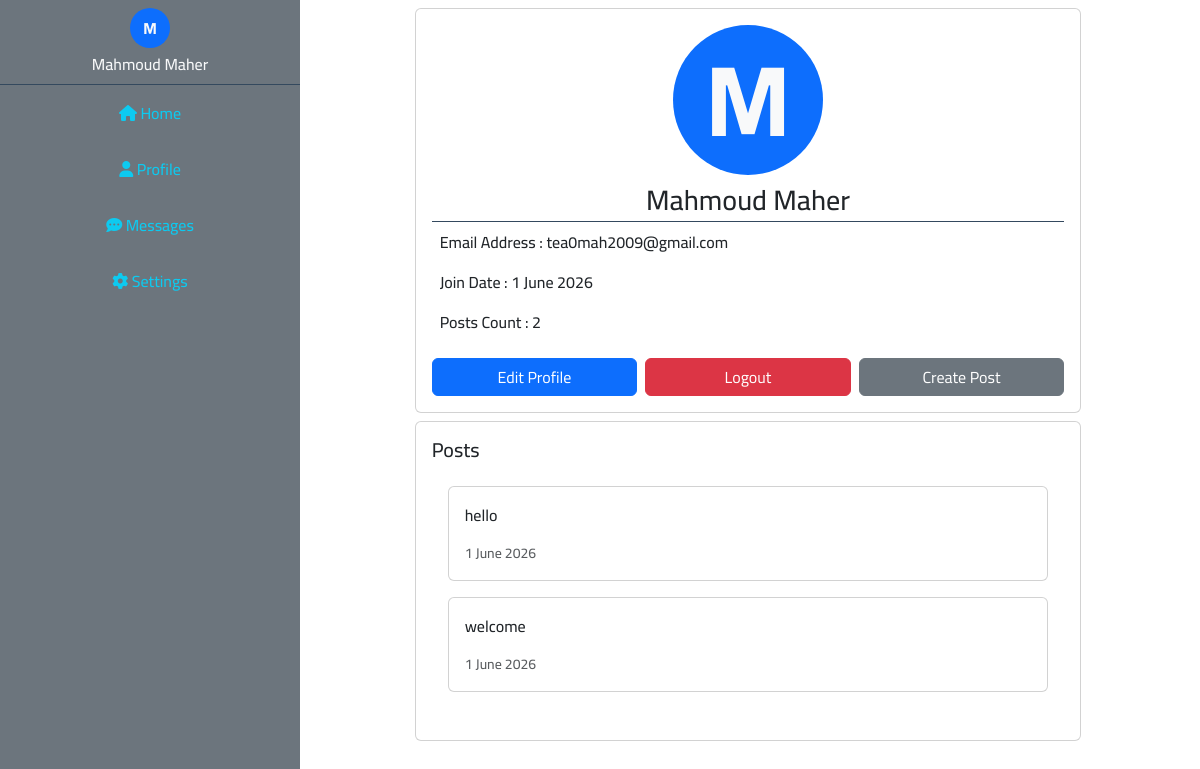
The app's page /profile.php (signed in) with its own data.
### tables this page shows
CREATE TABLE `users` (
  `id` int(11) NOT NULL,
  `name` varchar(255) NOT NULL,
  `email` varchar(255) NOT NULL,
  `password` varchar(255) NOT NULL,
  `created-at` date NOT NULL DEFAULT current_timestamp()
);

CREATE TABLE `posts` (
  `id` int(11) NOT NULL,
  `user-id` int(11) NOT NULL,
  `content` varchar(255) NOT NULL,
  `created-at` date NOT NULL DEFAULT current_timestamp()
);

### include/lang/en.php (called while the page is built, shortened)
<?php
function lang($word)
{
    return $lang[$word];
}
?>

### profile.php (the view, shortened to what this page needs)
<?php
include "initials.php";
if (isset($_SESSION["email"])) {
    $stmt = $con->prepare("
        SELECT *
        FROM users
        WHERE email = ?
    ");
    $stmt->execute([$_SESSION["email"]]);
    $user = $stmt->fetch(PDO::FETCH_ASSOC);
    $date = date("j F Y", strtotime($user['created-at']));
    $stmt = $con->prepare("
        SELECT COUNT(*) AS total_posts
FROM posts
WHERE `user-id` = (
    SELECT id
    FROM users
    WHERE email = ?
);
    ");
    $stmt->execute([$_SESSION["email"]]);
    $postCount = $stmt->fetch(PDO::FETCH_ASSOC);
    ?>
    <div class="row pt-6 p-md-2 m-0">
        <div class="d-none d-md-block col-lg-4 col-md-5">
        </div>
        <div class="col-12 col-lg-7 col-md-6">
            <div class="p-3 card">
                <div class="profile-info">
                    <div class="
                        profile-avatar
                        text-light
                        text-capitalize
                        mb-1
                        mx-auto
                        bg-primary
                        rounded-circle
                        d-flex
                        justify-content-center
                        align-items-center
                        fw-bolder
                    "><?= $user['name'][0] ?></div>
                    <div class="text-dark fs-3 text-capitalize"><?= $user['name'] ?></div>
                </div>
                <div class="p-2 info">
                    <p><span> <?= lang('INPUT_EMAIL') ?> : </span> <?= $user['email'] ?></p>
                    <p><span> <?= lang('PR_JOIN_DATE') ?> : </span><span class="d-inline-block"
                            style="direction: ltr !important"><?= $date ?></span></p>
                    <p><span> <?= lang('PR_POST_COUNT') ?> : </span><?= $postCount['total_posts'] ?></p>
                </div>
                <div class="contro d-flex justify-content-between gap-2">
                    <a href="settings.php" class="btn btn-primary w-100"><?= lang('PR_EDIT_PROFILE') ?></a>
                    <a href="logout.php" class="btn btn-danger w-100"><?= lang('PR_LOGOUT') ?></a>
                    <a href="home.php?page=addPost" class="btn btn-secondary w-100"><?= lang('PR_CREATE_POST') ?></a>
                </div>
            </div>
            <div class="card p-3 my-2">
                <h5 class="card-title"><?= lang('PR_POSTS') ?></h5>
                <div class="card-body">
                    <?php
                    $stmt = $con->prepare("
                        SELECT *
                        FROM posts
                        WHERE `user-id` = (
                            SELECT id
                            FROM users
                            WHERE email = ?
                        )
                        ORDER BY `created-at` DESC
                    ");
                    $stmt->execute([$_SESSION["email"]]);
                    $posts = $stmt->fetchAll(PDO::FETCH_ASSOC);
                    if (count($posts) > 0) {
                        foreach ($posts as $post) {
                            ?>
                            <div class="card mb-3">
                                <div class="card-body">
                                    <p class="text-post"><?= $post['content'] ?></p>
                                    <p class="text-muted text-end mb-0 d-inline-block"
                                        style="font-size: 14px;direction: ltr !important">
                                        <?= date("j F Y", strtotime($post['created-at'])) ?>
                                    </p>
                                </div>
                            </div>
                            <?php
                        }
                    } else {
                        ?>
                        <p class="text-muted"><?= lang('PR_NO_POSTS') ?></p>
                        <?php
                    }
                    ?>
                </div>
            </div>
        </div>
    </div>
    <?php
} else {
    header("Location: index.php");
    exit;
}
include $temp . "footer.php";

### include/templates/navbar.php (shortened to what this page needs)
<?php
$stmt = $con->prepare("
        SELECT name
        FROM users
        WHERE email = ?
    ");
$stmt->execute([$_SESSION["email"]]);
$user = $stmt->fetch(PDO::FETCH_ASSOC);
?>
<nav class="col-12 col-lg-3 col-md-4 bg-secondary position-fixed top-0">
    <div class="p-2 user-info">
        <div class="
                text-light
                text-capitalize
                mb-1
                mx-auto
                bg-primary
                rounded-circle
                d-flex
                justify-content-center
                align-items-center
                fw-bolder
                user-avatar
            ">
            <?= $user['name'][0] ?>
        </div>
        <div class="text-light text-capitalize"><?= $user['name'] ?></div>
    </div>
    <div class="link-nav-1" id="link-navber">
        <a class="text-decoration-none text-info d-block p-3 text-center
        <?php echo ($_SERVER['SCRIPT_NAME'] === '/MAHMOUD_MAHER/social-media/home.php') ? 'active-link' : ''; ?>" href="home.php"><i
                class="fa-solid fa-home"></i>
            <?= lang('P_HOME') ?></a>
        <a class="text-decoration-none text-info d-block p-3 text-center
        <?php echo ($_SERVER['SCRIPT_NAME'] === '/MAHMOUD_MAHER/social-media/profile.php') ? 'active-link' : ''; ?>" href="profile.php"><i
                class="fa-solid fa-user"></i>
            <?= lang('P_PROFILE') ?></a>
        <a class="text-decoration-none text-info d-block p-3 text-center
        <?php echo ($_SERVER['SCRIPT_NAME'] === '/MAHMOUD_MAHER/social-media/chat.php') ? 'active-link' : ''; ?>" href="chat.php"><i
                class="fa-solid fa-comment-dots"></i>
            <?= lang('P_MESSAGES') ?></a>
        <a class="text-decoration-none text-info d-block p-3 text-center <?php echo ($_SERVER['SCRIPT_NAME'] === '/MAHMOUD_MAHER/social-media/settings.php') ? 'active-link' : ''; ?>" href="settings.php"><i class="fa-solid fa-gear"></i>
            <?= lang('P_SETTINGS') ?></a>
    </div>
</nav>

### layout/css/main.css (style rules this page uses)
* { margin: 0; padding: 0; box-sizing: border-box; }
body { font-family: "Cairo"; font-weight: 500; direction: rtl; }
.user-info { border-bottom: 1px solid #34495e; text-align: center; }
.user-avatar { width: 40px; height: 40px; }
nav { z-index: 999999; }
@media (min-width: 768px) { nav { right: 0; bottom: 0; } }
.profile-info { border-bottom: 1px solid #34495e; text-align: center; }
.profile-avatar { width: 150px; height: 150px; font-size: 100px; }

### include/lang/en.php (style rules this page uses)
body { direction: ltr !important; }
@media (min-width: 768px) { nav { left: 0 !important; bottom: 0; } }

### records on screen
users: name "M", name "Mahmoud Maher", email "tea0mah2009@gmail.com", value "1 June 2026"
posts: content "hello", date "1 June 2026"
posts: content "welcome", date "1 June 2026"

### other values on screen
lang('P_HOME') "Home"
lang('P_PROFILE') "Profile"
lang('P_MESSAGES') "Messages"
lang('P_SETTINGS') "Settings"
lang('INPUT_EMAIL') "Email Address"
lang('PR_JOIN_DATE') "Join Date"
lang('PR_POST_COUNT') "Posts Count"
$postCount['total_posts'] "2"
lang('PR_EDIT_PROFILE') "Edit Profile"
lang('PR_LOGOUT') "Logout"
lang('PR_CREATE_POST') "Create Post"
lang('PR_POSTS') "Posts"
